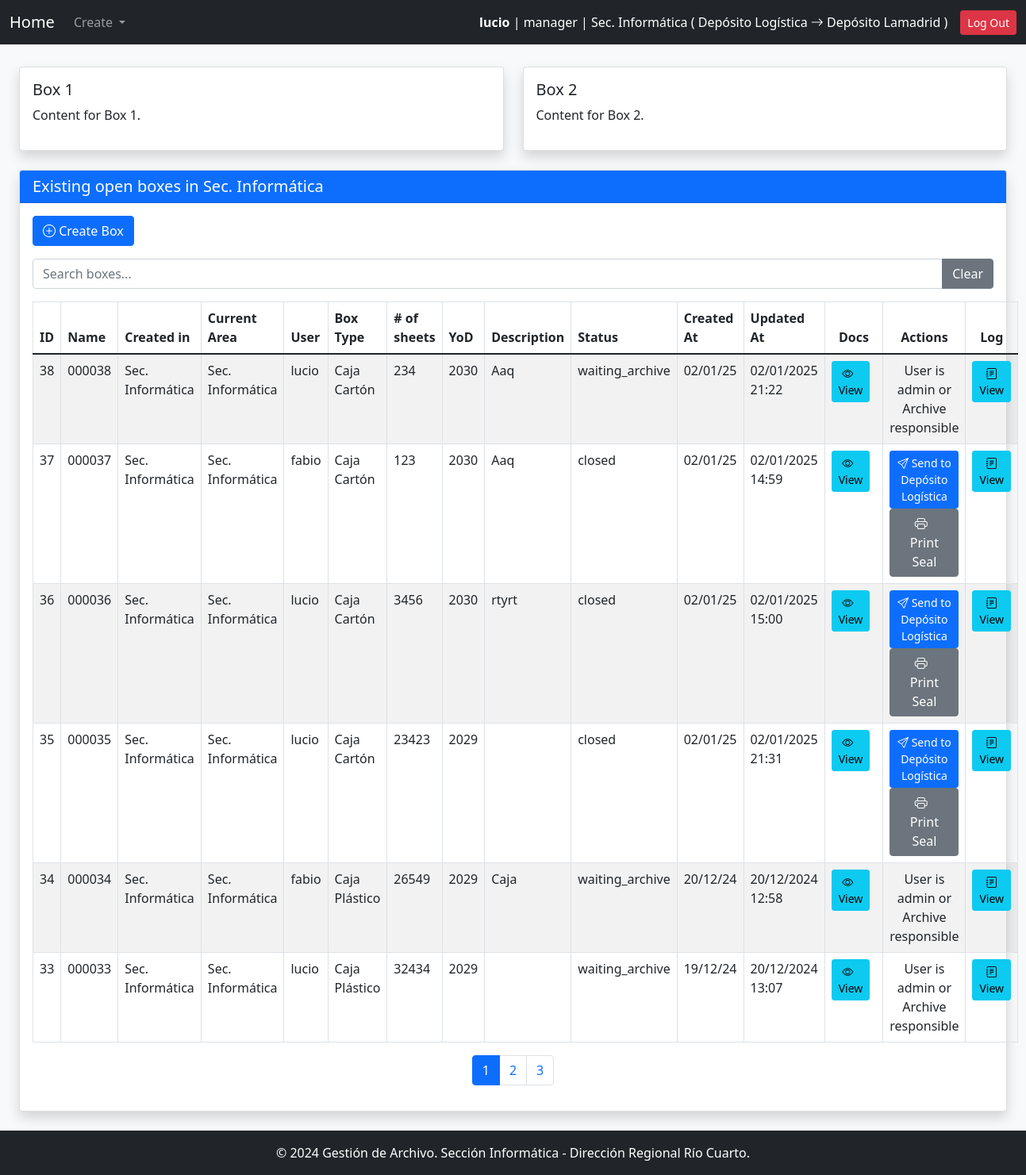
The app's page /main/ (signed in), older data.
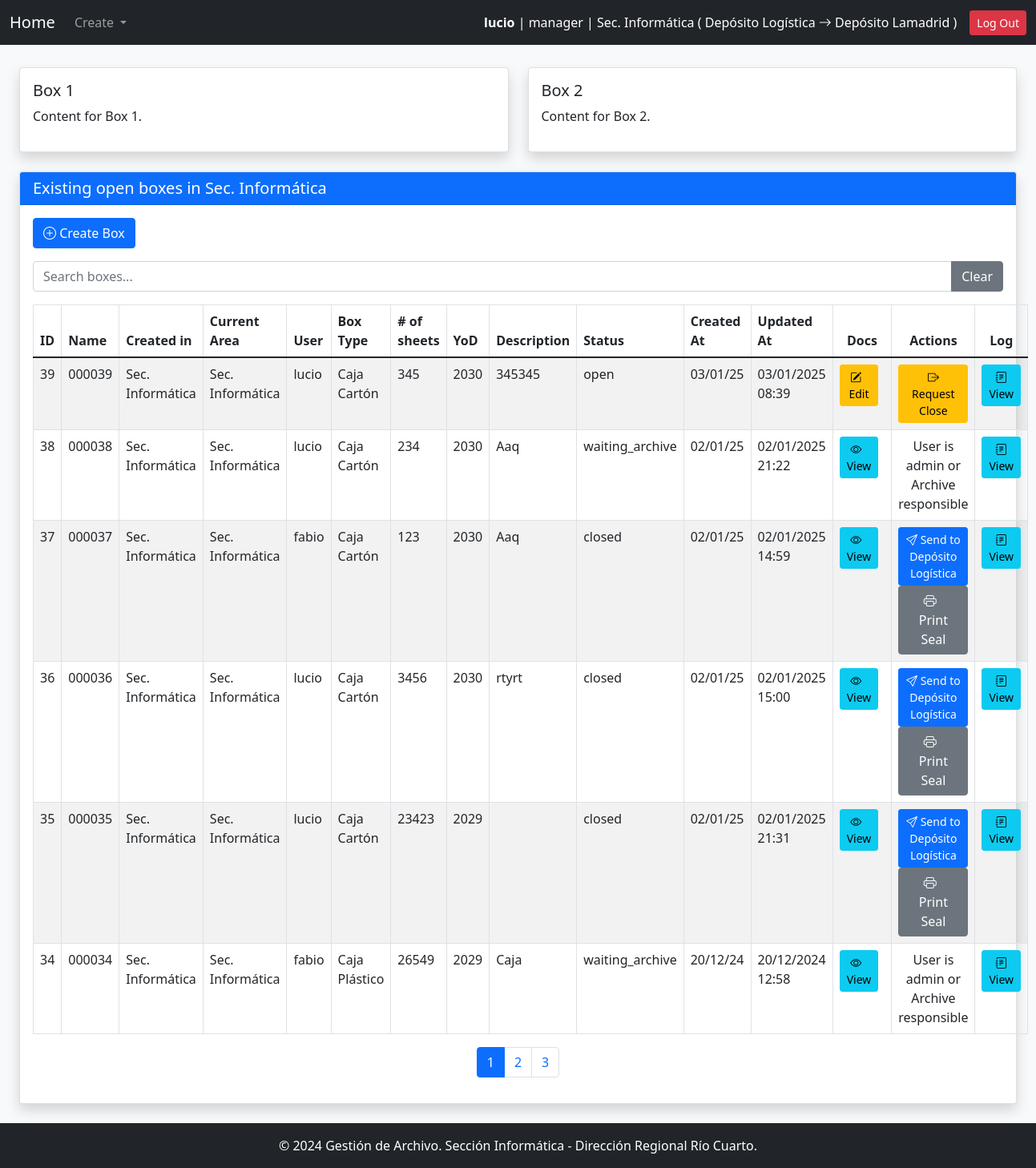
The same page, newer data.
### gestion_archivo_app/models.py (models this page shows, shortened)
class Box(models.Model):
    STATUS_CHOICES = [
        ('open', 'Open'),
        ('closed', 'Closed'),
        ('waiting_close', 'Waiting for Close'),
        ('waiting_archive', 'Waiting for Archive'),
        ('accepted_archive', 'Accepted by Archive Responsible'),
        ('archived', 'In Archive'),
    ]
    name = models.CharField(max_length = 10, primary_key=False, verbose_name="Box Name", null=False, blank=False, unique=True)
    box_type = models.ForeignKey(BoxType, on_delete=models.PROTECT, related_name="boxes")
    description = models.TextField(blank=True, null=True, verbose_name="Box Description")
    user = models.ForeignKey(settings.AUTH_USER_MODEL, on_delete=models.PROTECT, related_name="boxes")
    area = models.ForeignKey(Area, on_delete=models.PROTECT, related_name="boxes")
    status = models.CharField(max_length=32, choices=STATUS_CHOICES, default='open')
    id = models.AutoField(primary_key=True, verbose_name="Box ID")  # Auto-incremental ID
    creation_date = models.DateTimeField(auto_now_add=True, verbose_name="Creation Date")
    update_date =  models.DateTimeField(auto_now=True)
    close_date = models.DateTimeField(blank=True, null=True, default=None, verbose_name="Close Date")
    destruction_year = models.PositiveSmallIntegerField(
        choices=[(0,'Never')] + [(year, str(year)) for year in range(get_current_year(), get_current_year() + 500)],
        verbose_name="Destruction Year"
    )
    current_area = models.ForeignKey(Area, on_delete=models.PROTECT, related_name="current_boxes", verbose_name="Current Area")
    total_sheets = models.PositiveIntegerField(default=0)

class Area(models.Model):
    code = models.CharField(max_length=30, unique=True, verbose_name="Area Code")
    name = models.CharField(max_length=100, unique=True, verbose_name="Area Name")
    description = models.TextField(blank=True, null=True, verbose_name="Description")
    is_deposit = models.BooleanField(default=False, verbose_name="Is Deposit")
    def __str__(self):
        return self.name

class User(AbstractUser):
    ROLE_CHOICES = [
        ('user', 'User'),
        ('manager', 'Manager'),
        ('archive_responsible', 'Archive Responsible'),
        ('admin', 'System Administrator')
    ]
    role = models.CharField(max_length=32, choices=ROLE_CHOICES)
    area = models.ForeignKey('Area', on_delete=models.PROTECT, verbose_name="User Area")
    deposit = models.ForeignKey(
        'Area',
        on_delete=models.PROTECT,
        default=get_default_archive,
        verbose_name="Archive",
        related_name='deposits'
    )
    objects = UserManager()
    USERNAME_FIELD = 'username'
    REQUIRED_FIELDS = ['first_name', 'last_name', 'role']

class BoxType(models.Model):
    name = models.CharField(max_length=100, unique=True, verbose_name="Box Type")
    description = models.TextField(blank=True, null=True, verbose_name="Description")

### gestion_archivo_app/views.py (the view)
# urls.py: path('main/', main, name='main'),
@login_required
def main(request):
    user_area = request.user.area
    user_deposit = request.user.deposit
    user_role = request.user.role
    if user_role == 'admin':
        items = Box.objects.all().order_by('-name')
    elif user_role == 'archive_responsible':
        items = Box.objects.filter(Q(current_area=user_area) | Q(current_area=user_deposit)).order_by('-name')
    else:
        items = Box.objects.filter(area=user_area).order_by('-name')
    return render(request, "main.html", {"items": items})

### gestion_archivo_app/context_processors.py (called while the page is built)
def system_config(request):
    try:
        pagination_limit = int(SystemConfigKeyValues.objects.get(key="pagination_limit").value)
    except SystemConfigKeyValues.DoesNotExist:
        pagination_limit = 10  # Valor por defecto
    try:
        default_archive_code = SystemConfigKeyValues.objects.get(key="default_archive_code").value
    except SystemConfigKeyValues.DoesNotExist:
        default_archive_code = "AADE_ARCHIVE"  # Valor por defecto
    try:
        config_name_org = SystemConfigKeyValues.objects.get(key="config_name_org").value
    except SystemConfigKeyValues.DoesNotExist:
        config_name_org = "Define config_name_org"  # Valor por defecto
    return {
        "pagination_limit": pagination_limit,
        "default_archive_code": default_archive_code,
        "config_name_org": config_name_org
    }

### gestion_archivo_app/templates/main.html (shortened to what the changed rows need)
{% extends "base.html" %}
{% block content %}
<div class="container-fluid mt-4">
    <div class="row mt-4">
        <div class="col-12">
            <div class="card shadow">
                <div class="card-body">
                    <table class="table table-bordered table-striped mt-3" id="tableId">
                        <thead>
                            <tr>
                                <th onclick="sortTable(0)">ID </th>
                                <th onclick="sortTable(1)">Name </th>
                                <th onclick="sortTable(2)">Created in</th>
                                <th onclick="sortTable(3)">Current Area</th>
                                <th onclick="sortTable(4)">User </th>
                                <th onclick="sortTable(5)">Box Type </th>
                                <th onclick="sortTable(6)"># of sheets </th>
                                <th onclick="sortTable(7)">YoD </th>
                                <th onclick="sortTable(8)">Description </th>
                                <th onclick="sortTable(9)">Status </th>
                                <th onclick="sortTable(10)">Created At </th>
                                <th onclick="sortTable(11)">Updated At </th>
                                <th class="text-center">Docs</th>
                                <th class="text-center">Actions</th>
                                <th class="text-center">Log</th>
                            </tr>
                        </thead>
                        <tbody id="tableBodyId">
                            {% for item in items %}
                                <tr>
                                    <td>{{ item.id }}</td>
                                    <td>{{ item.name }}</td>
                                    <td>{{ item.area.name }}</td>
                                    <td>{{ item.current_area.name }}</td>
                                    <td>{{ item.user.username }}</td>
                                    <td>{{ item.box_type.name }}</td>
                                    <td>{{ item.total_sheets }}</td>
                                    <td>{{ item.destruction_year }}</td>
                                    <td>{{ item.description }}</td>
                                    <td>{{ item.status }}</td>
                                    <td>{{ item.creation_date|date:"d/m/y" }}</td>
                                    <td>{{ item.update_date|date:"d/m/Y H:i"  }}</td>
                                    {% if item.status == 'open' %}
                                        {% if user.role == 'manager' or user.role == 'user' %}
                                            <td class="text-center">
                                                <a href="{% url 'edit_box_documentation' item.id %}" class="btn btn-sm btn-warning me-2">
                                                    <i class="bi bi-pencil-square"></i> &nbsp; Edit
                                                </a>
                                            </td>
                                        {% else %}
                                            <td class="text-center">
                                                <a href="{% url 'edit_box_documentation' item.id %}" class="btn btn-sm btn-info me-2">
                                                    <i class="bi bi-eye"></i> &nbsp; View
                                                </a>
                                            </td>
                                        {% endif %}
                                    {% else %}
                                        <td class="text-center">
                                            <a href="{% url 'edit_box_documentation' item.id %}" class="btn btn-sm btn-info me-2">
                                                <i class="bi bi-eye"></i> &nbsp; View
                                            </a>
                                        </td>
                                    {% endif %}
                                    <td class="text-center">
                                        {% if item.total_sheets == 0 %}
                                            No actions available (No sheets)
                                        {% elif item.status == 'open' %}
                                            {% if user.role == 'manager' or user.role == 'user' %}
                                        <button type="button" class="btn btn-warning btn-sm" onclick="openConfirmModal('Are you sure you want to request closure of box <strong>{{item.name}}</strong>?', '{% url 'request_close_box' item.id %}', 'warning', 'Request Close')">
                                            <i class="bi bi-box-arrow-right"></i> Request Close
                                        </button>
                                            {% else %}
                                                Document has shets, User is AR or Admin
                                            {% endif %}
                                        {% elif item.status == 'closed' and user.role == 'manager' %}
                                            <button type="button" class="btn btn-primary btn-sm" onclick="openConfirmModalWithForm('Are you sure you want to send box <strong>{{item.name}}</strong> to archive?', '{% url 'send_box_to_archive' item.id %}', 'success', 'Send to Archive')">
                                                <i class="bi bi-send"></i> Send to {{archive_responsible_area}}
                                            </button>
                                            <a href="{% url 'print_security_seal' item.id %}" class="btn btn-secondary">
                                                <i class="bi bi-printer"></i> &nbsp; Print Seal
                                            </a>
                                        {% elif user.role == 'user' %}
                                            None (User is user)
                                        {% else %}
                                            User is admin or Archive responsible
                                        {% endif %}
                                    </td>
                                    <td class="text-center">
                                        <a href="{% url 'box_logs' item.id %}" class="btn btn-sm btn-info">
                                            <i class="bi bi-journal-text"></i> View
                                        </a>
                                    </td>
                                </tr>
                            {% endfor %}
                        </tbody>
                    </table>
                </div>
            </div>
        </div>
    </div>
</div>
{% load static %}
{% endblock %}

### gestion_archivo_app/templates/base.html (shortened to what this page needs)
<!DOCTYPE html>
<html lang="en">
<head>
    {% load static %}
    <link href="https://cdn.jsdelivr.net/npm/bootstrap-icons/font/bootstrap-icons.css" rel="stylesheet">
<link rel="stylesheet" href="https://cdn.jsdelivr.net/npm/bootstrap@5.1.3/dist/css/bootstrap.min.css" />
<link rel="stylesheet" href="https://cdn.jsdelivr.net/npm/select2@4.1.0-rc.0/dist/css/select2.min.css" />
<link rel="stylesheet" href="https://cdn.jsdelivr.net/npm/select2-bootstrap-5-theme@1.3.0/dist/select2-bootstrap-5-theme.min.css" />
<link rel="stylesheet" href="https://cdn.jsdelivr.net/npm/select2-bootstrap-5-theme@1.3.0/dist/select2-bootstrap-5-theme.rtl.min.css" />
</head>
<body class="bg-light" a>
    <nav class="navbar navbar-expand-lg navbar-dark bg-dark">
        <div class="container-fluid">
            <a class="navbar-brand" href="{% url 'main' %}">Home</a>
            <div class="collapse navbar-collapse" id="navbarNav">
                <ul class="navbar-nav me-auto">
                    <li class="nav-item dropdown">
                        <a class="nav-link dropdown-toggle" href="#" id="createDropdown" role="button" data-bs-toggle="dropdown" aria-expanded="false">
                            Create
                        </a>
                    </li>
                </ul>
            </div>
                <div class="d-flex align-items-center">
                    {% if user.is_authenticated %}
                        <span class="text-white me-3">
                            <strong>{{ user.username }}</strong> | {{ user.role }} | {{ user.area.name }} ( {{ archive_responsible_area }} <i class="bi bi-arrow-right"></i> {{ user.deposit.name }} )
                        </span>
                        <a href="{% url 'logout' %}" class="btn btn-danger btn-sm">Log Out</a>
                    {% else %}
                        <a href="{% url 'login' %}" class="btn btn-success btn-sm">Log In</a>
                    {% endif %}
                </div>
            </div>
    </nav>
    <div class="container-fluid py-4" style='margin-top:-20px' >
        {% block content %}{% endblock %}
    </div>
    <footer class="bg-dark text-white text-center py-3 mt-auto">
        <p class="mb-0">&copy; 2024 Gestión de Archivo. Sección Informática - Dirección Regional Río Cuarto.</p>
    </footer>
</body>
</html>

Row changes from the older to the newer data that the page shows:
no longer on this page (row unchanged): Box: id "33", name "000033", area.name "Sec. Informática", current_area.name "Sec. Informática", user.username "lucio", box_type.name "Caja Plástico", total_sheets "32434", destruction_year "2029", status "waiting_archive", creation_date "19/12/24", update_date "20/12/2024 13:07", shows "User is admin or Archive responsible"
added Box: id "39", name "000039", area.name "Sec. Informática", current_area.name "Sec. Informática", user.username "lucio", box_type.name "Caja Cartón", total_sheets "345", destruction_year "2030", description "345345", status "open", creation_date "03/01/25", update_date "03/01/2025 08:39"
